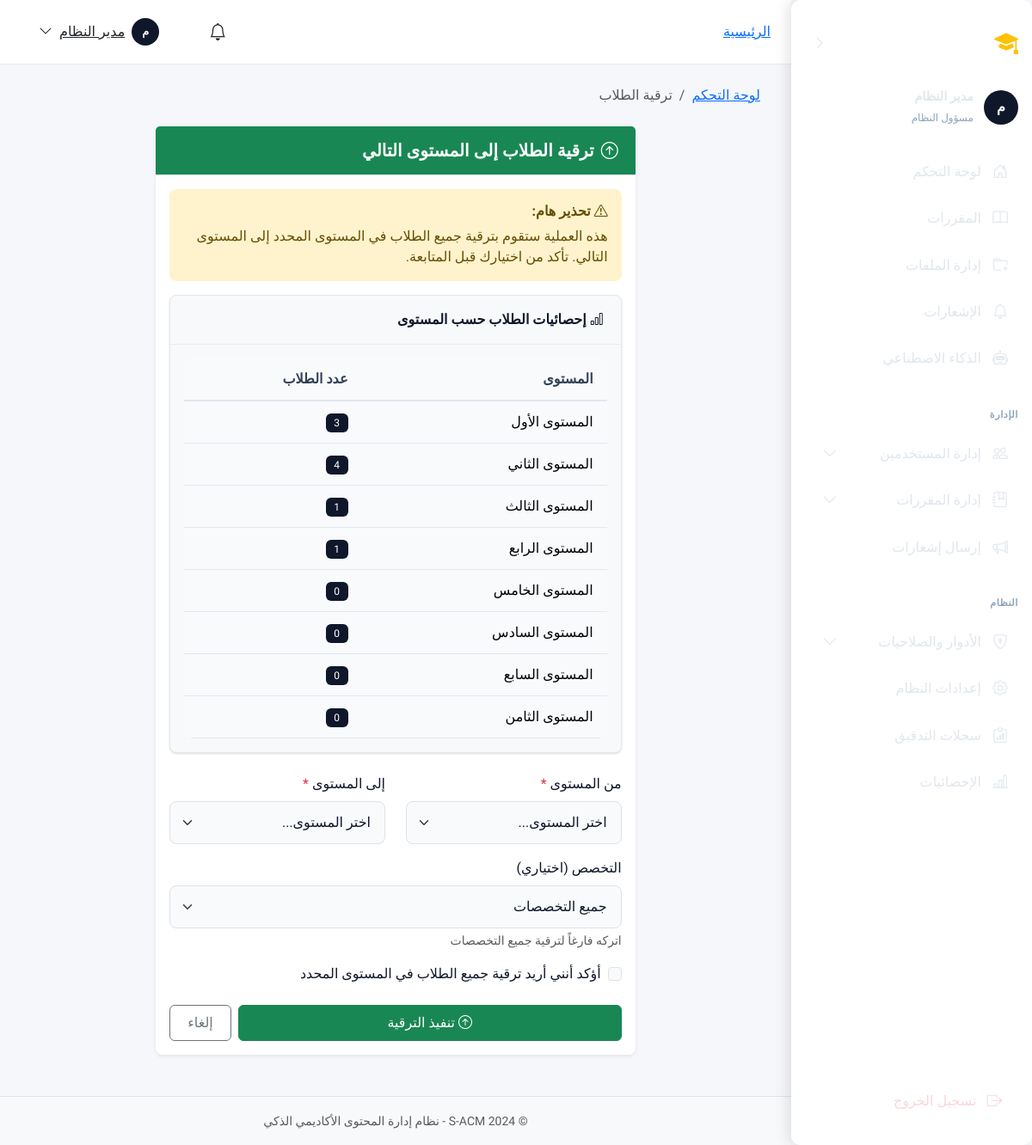
The page /accounts/admin/users/promote/ (signed in) on the database its author committed.
### apps/accounts/models.py (models this page shows, shortened)
class User(AbstractBaseUser, PermissionsMixin):
    ACCOUNT_STATUS_CHOICES = [
        ('inactive', 'غير مفعّل'),
        ('active', 'مفعّل'),
        ('suspended', 'موقوف'),
    ]
    academic_id = models.CharField(
        max_length=50,
        unique=True,
        verbose_name='الرقم الأكاديمي/الوظيفي',
        help_text='الرقم الأكاديمي للطالب أو الرقم الوظيفي للموظف'
    )
    id_card_number = models.CharField(
        max_length=50,
        unique=True,
        verbose_name='رقم البطاقة الشخصية',
        help_text='يستخدم للتحقق من الهوية عند التفعيل'
    )
    full_name = models.CharField(
        max_length=150,
        verbose_name='الاسم الكامل'
    )
    email = models.EmailField(
        unique=True,
        blank=True,
        null=True,
        verbose_name='البريد الإلكتروني',
        help_text='يتم تعيينه عند التفعيل'
    )
    account_status = models.CharField(
        max_length=20,
        choices=ACCOUNT_STATUS_CHOICES,
        default='inactive',
        verbose_name='حالة الحساب'
    )
    role = models.ForeignKey(
        Role,
        on_delete=models.PROTECT,
        related_name='users',
        verbose_name='الدور',
        null=True,
        blank=True
    )
    major = models.ForeignKey(
        Major,
        on_delete=models.SET_NULL,
        related_name='students',
        verbose_name='التخصص',
        null=True,
        blank=True,
        help_text='للطلاب فقط'
    )
    level = models.ForeignKey(
        Level,
        on_delete=models.SET_NULL,
        related_name='students',
        verbose_name='المستوى',
        null=True,
        blank=True,
        help_text='للطلاب فقط'
    )
    is_staff = models.BooleanField(default=False, verbose_name='موظف')
    is_active = models.BooleanField(default=True, verbose_name='نشط')
    date_joined = models.DateTimeField(default=timezone.now, verbose_name='تاريخ الانضمام')
    last_login = models.DateTimeField(null=True, blank=True, verbose_name='آخر تسجيل دخول')
    profile_picture = models.ImageField(
        upload_to='profiles/',
        blank=True,
        null=True,
        verbose_name='صورة الملف الشخصي'
    )
    phone_number = models.CharField(
        max_length=20,
        blank=True,
        null=True,
        verbose_name='رقم الهاتف'
    )
    objects = UserManager()
    USERNAME_FIELD = 'academic_id'
    REQUIRED_FIELDS = ['full_name', 'id_card_number']
    class Meta:
        db_table = 'users'
        verbose_name = 'مستخدم'
        verbose_name_plural = 'المستخدمون'
        indexes = [
            models.Index(fields=['academic_id']),
            models.Index(fields=['email']),
            models.Index(fields=['account_status']),
        ]
    def is_admin(self):
        return self.role and self.role.code == Role.ADMIN
    def is_instructor(self):
        return self.role and self.role.code == Role.INSTRUCTOR
    def is_student(self):
        return self.role and self.role.code == Role.STUDENT

class Role(models.Model):
    ADMIN = 'admin'
    INSTRUCTOR = 'instructor'
    STUDENT = 'student'
    code = models.CharField(
        max_length=50,
        unique=True,
        verbose_name='كود الدور',
        help_text='معرف فريد للدور (بالإنجليزية، مثل: admin, instructor)'
    )
    display_name = models.CharField(
        max_length=100,
        verbose_name='اسم العرض',
        help_text='الاسم الذي يظهر للمستخدم'
    )
    description = models.TextField(
        blank=True,
        null=True,
        verbose_name='وصف الدور'
    )
    is_system = models.BooleanField(
        default=False,
        verbose_name='دور نظام',
        help_text='الأدوار الافتراضية التي لا يمكن حذفها'
    )
    is_active = models.BooleanField(
        default=True,
        verbose_name='نشط'
    )
    created_at = models.DateTimeField(auto_now_add=True, verbose_name='تاريخ الإنشاء')
    updated_at = models.DateTimeField(auto_now=True, verbose_name='تاريخ التحديث')
    class Meta:
        db_table = 'roles'
        verbose_name = 'دور'
        verbose_name_plural = 'الأدوار'
        ordering = ['-is_system', 'display_name']

class Level(models.Model):
    level_name = models.CharField(
        max_length=50,
        unique=True,
        verbose_name='اسم المستوى'
    )
    level_number = models.PositiveIntegerField(
        unique=True,
        verbose_name='رقم المستوى',
        help_text='رقم ترتيبي للمستوى (1, 2, 3, 4) يستخدم في الترقية الجماعية'
    )
    description = models.TextField(
        blank=True,
        null=True,
        verbose_name='وصف المستوى'
    )
    class Meta:
        db_table = 'levels'
        verbose_name = 'مستوى'
        verbose_name_plural = 'المستويات'
        ordering = ['level_number']

### apps/accounts/views/admin.py (the view, shortened to what this page needs)
# urls.py: path('admin/users/promote/', views.StudentPromotionView.as_view(), name='admin_user_promote'),
class StudentPromotionView(LoginRequiredMixin, AdminRequiredMixin, View):
    template_name = 'admin_panel/users/promote.html'
    def get(self, request):
        form = StudentPromotionForm()
        context = {
            'form': form,
            'levels': Level.objects.all().order_by('level_number'),
            'majors': Major.objects.filter(is_active=True),
        }
        return render(request, self.template_name, context)

### templates/admin_panel/users/promote.html (shortened to what this page needs)
{% extends 'layouts/dashboard_base.html' %}
{% load static %}
{% block dashboard_content %}
<div class="container-fluid">
    <nav aria-label="breadcrumb" class="mb-4">
        <ol class="breadcrumb">
            <li class="breadcrumb-item"><a href="{% url 'accounts:admin_dashboard' %}">لوحة التحكم</a></li>
            <li class="breadcrumb-item active">ترقية الطلاب</li>
        </ol>
    </nav>
    <div class="row justify-content-center">
        <div class="col-lg-8">
            <div class="card border-0 shadow-sm">
                <div class="card-header bg-success text-white">
                    <h5 class="mb-0">
                        <i class="bi bi-arrow-up-circle me-2"></i>ترقية الطلاب إلى المستوى التالي
                    </h5>
                </div>
                <div class="card-body">
                    <div class="alert alert-warning">
                        <h6><i class="bi bi-exclamation-triangle me-1"></i>تحذير هام:</h6>
                        <p class="mb-0">هذه العملية ستقوم بترقية جميع الطلاب في المستوى المحدد إلى المستوى التالي. تأكد من اختيارك قبل المتابعة.</p>
                    </div>
                    <div class="card bg-light mb-4">
                        <div class="card-header">
                            <i class="bi bi-bar-chart me-1"></i>إحصائيات الطلاب حسب المستوى
                        </div>
                        <div class="card-body">
                            <div class="table-responsive">
                                <table class="table table-sm mb-0">
                                    <thead>
                                        <tr>
                                            <th>المستوى</th>
                                            <th>عدد الطلاب</th>
                                        </tr>
                                    </thead>
                                    <tbody>
                                        {% for level in levels %}
                                        <tr>
                                            <td>{{ level.level_name }}</td>
                                            <td><span class="badge bg-primary">{{ level.students.count }}</span></td>
                                        </tr>
                                        {% empty %}
                                        <tr>
                                            <td colspan="2" class="text-center text-muted">لا توجد مستويات</td>
                                        </tr>
                                        {% endfor %}
                                    </tbody>
                                </table>
                            </div>
                        </div>
                    </div>
                    <form method="post" novalidate>
                        <div class="row">
                            <div class="col-md-6 mb-3">
                                <label for="id_from_level" class="form-label">من المستوى <span class="text-danger">*</span></label>
                                <select name="from_level" id="id_from_level" class="form-select" required>
                                    <option value="">اختر المستوى...</option>
                                </select>
                            </div>
                            <div class="col-md-6 mb-3">
                                <label for="id_to_level" class="form-label">إلى المستوى <span class="text-danger">*</span></label>
                                <select name="to_level" id="id_to_level" class="form-select" required>
                                    <option value="">اختر المستوى...</option>
                                </select>
                            </div>
                        </div>
                        <div class="mb-3">
                            <label for="id_major" class="form-label">التخصص (اختياري)</label>
                            <select name="major" id="id_major" class="form-select">
                                <option value="">جميع التخصصات</option>
                            </select>
                            <div class="form-text">اتركه فارغاً لترقية جميع التخصصات</div>
                        </div>
                        <div class="mb-4">
                            <div class="form-check">
                                <input type="checkbox" name="confirm" id="confirm" class="form-check-input" required>
                                <label class="form-check-label" for="confirm">
                                    أؤكد أنني أريد ترقية جميع الطلاب في المستوى المحدد
                                </label>
                            </div>
                        </div>
                        <div class="d-flex gap-2">
                            <button type="submit" class="btn btn-success flex-fill">
                                <i class="bi bi-arrow-up-circle me-1"></i>تنفيذ الترقية
                            </button>
                            <a href="{% url 'accounts:admin_dashboard' %}" class="btn btn-outline-secondary">
                                إلغاء
                            </a>
                        </div>
                    </form>
                </div>
            </div>
        </div>
    </div>
</div>
{% endblock %}

### templates/layouts/dashboard_base.html (shortened to what this page needs)
{% extends 'base.html' %}
{% load static %}
{% load permissions %}
{% block extra_css %}
<link href="{% static 'css/sidebar.css' %}" rel="stylesheet">
<link href="{% static 'css/dashboard.css' %}" rel="stylesheet">
{% endblock %}
{% block body_class %}dashboard-page{% endblock %}
{% block content %}
<div class="dashboard-layout">
    {% include 'components/sidebar.html' %}
    <div class="dashboard-content">
        <header class="dashboard-navbar">
            {% block breadcrumb %}
            <nav aria-label="breadcrumb" class="d-none d-md-block">
                <ol class="breadcrumb mb-0">
                    <li class="breadcrumb-item"><a href="{% url 'core:dashboard' %}">الرئيسية</a></li>
                </ol>
            </nav>
            {% endblock %}
            <div class="d-flex align-items-center gap-3 ms-auto">
                <div class="dropdown">
                    <a class="btn btn-link position-relative text-dark" href="#" data-bs-toggle="dropdown">
                        <i class="bi bi-bell fs-5"></i>
                    </a>
                </div>
                <div class="dropdown">
                    <a class="btn btn-link text-dark d-flex align-items-center gap-2" href="#"
                        data-bs-toggle="dropdown">
                        <div class="avatar-circle bg-primary text-white"
                            style="width: 32px; height: 32px; font-size: 0.8rem;">
                            {{ request.user.full_name|slice:":1"|upper }}
                        </div>
                        <span class="d-none d-lg-inline">{{ request.user.full_name|truncatechars:15 }}</span>
                        <i class="bi bi-chevron-down"></i>
                    </a>
                </div>
            </div>
        </header>
        <main class="flex-grow-1 p-4" id="main-content">
            {% block dashboard_content %}{% endblock %}
        </main>
        <footer class="dashboard-footer text-center py-3 border-top bg-light">
            <small class="text-muted">© 2024 S-ACM - نظام إدارة المحتوى الأكاديمي الذكي</small>
        </footer>
    </div>
</div>
{% endblock %}

### templates/components/sidebar.html (shortened to what this page needs)
{% load permissions %}
<aside class="sidebar d-none d-md-flex" id="desktopSidebar" data-collapsed="false">
    <div class="sidebar-header">
        <a href="{% url 'core:home' %}" class="sidebar-brand">
            <i class="bi bi-mortarboard-fill brand-icon"></i>
            <span class="brand-text">S-ACM</span>
        </a>
        <button type="button" class="btn btn-link sidebar-toggle" id="sidebarToggle" aria-label="طي القائمة">
            <i class="bi bi-chevron-right toggle-icon"></i>
        </button>
    </div>
    <div class="sidebar-user">
        <div class="avatar-circle bg-primary text-white">
            {{ request.user.full_name|slice:":1"|upper }}
        </div>
        <div class="user-info">
            <div class="user-name">{{ request.user.full_name|truncatechars:20 }}</div>
            <small class="user-role">{{ user_role|default:"مستخدم" }}</small>
        </div>
    </div>
    <nav class="sidebar-nav flex-grow-1">
        {% include 'components/_sidebar_menu.html' with collapsed=False %}
    </nav>
    <div class="sidebar-footer">
        <a href="{% url 'accounts:logout' %}" class="sidebar-link logout-link">
            <i class="bi bi-box-arrow-right"></i>
            <span class="link-text">تسجيل الخروج</span>
        </a>
    </div>
</aside>

### rows shown on the page
User: user.full_name "م", user.full_name "مدير النظام"
Role: display_name "مسؤول النظام"
Level: level_name "المستوى الأول", students.count "3"
Level: level_name "المستوى الثاني", students.count "4"
Level: level_name "المستوى الثالث", students.count "1"
Level: level_name "المستوى الرابع", students.count "1"
Level: level_name "المستوى الخامس", students.count "0"
Level: level_name "المستوى السادس", students.count "0"
Level: level_name "المستوى السابع", students.count "0"
Level: level_name "المستوى الثامن", students.count "0"

### other values the page prints
{{ item.label|default:item.title }} "لوحة التحكم" "المقررات" "إدارة الملفات" "الإشعارات" "الذكاء الاصطناعي" "إرسال إشعارات" "إعدادات النظام" "سجلات التدقيق" "الإحصائيات"
{{ item.label|default:item.title|slice:"4:-4" }} "الإدارة" "النظام"
{{ item.label|default:item.title }} "إدارة المستخدمين" "إدارة المقررات" "الأدوار والصلاحيات"
